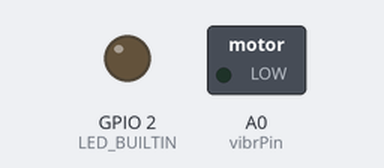
Recording of a sketch running on a simulated ESP8266 (NodeMCU). On the bench: switched loads named in the sketch (green lamp = pin HIGH), output pins drawn as LEDs (lit = HIGH, except the on-board LED, lit = LOW). WiFi joins after 1.5 s; servers stay silent unless stated; what the sketch prints to the serial monitor is not drawn.

Above: at 0.1 s.
At 1.6 s:
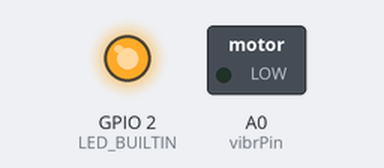
Timing chart, 0 to 3.1 s (numbered marks = the images above):
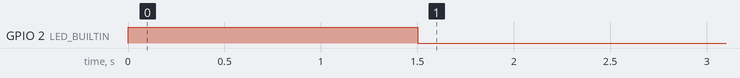

The sketch:

HeadSide.ino
```cpp
#include <ESP8266WiFi.h>
#include <ESP8266HTTPClient.h>
#include <WiFiClient.h>

const char* ssid = "DEVICE1";
const char* pass = "h4h4h4h4";

const uint8_t vibrPin = 17;
uint8_t n = 0;

const int BPM_MIN_TH = 97;

void setup() {
  Serial.begin(115200);
  pinMode(vibrPin, OUTPUT);
  pinMode(LED_BUILTIN, OUTPUT);
  digitalWrite(vibrPin, 0);
  digitalWrite(LED_BUILTIN, 1);

  Serial.println();
  Serial.print(F("Connecting to "));
  Serial.println(ssid);

  WiFi.mode(WIFI_STA);
  WiFi.begin(ssid, pass);

  while (WiFi.status() != WL_CONNECTED) {
    delay(500);
    Serial.print(".");
    if(++n > 60) ESP.restart();
  }
  digitalWrite(LED_BUILTIN,0);

  Serial.println(F(""));
  Serial.println(F("WiFi connected"));
  Serial.println(F("IP address: "));
  Serial.println(WiFi.localIP());
}

void loop(){
  if(WiFi.status() == WL_CONNECTED){
    n = 0;
    WiFiClient client;
    HTTPClient http;
    http.begin(client, "http://192.168.4.1/readsensor");

    int httpRC = http.GET();
    if(httpRC > 0){
      Serial.print(F("Response Code: "));
      Serial.println(httpRC);

      String payload = http.getString();
      Serial.println(payload);

      if(httpRC == 200){
        if(payload.toInt() < BPM_MIN_TH){
          Serial.println(">>> BPM Under Threshold!!!");
          digitalWrite(vibrPin, 1);
        } else {
          digitalWrite(vibrPin, 0);
        }
      }
    } else {
      Serial.print(F("Error Code: "));
      Serial.println(httpRC);
    }
    http.end();
  } else {
    Serial.println(F("WiFi Disconnected"));
    if(++n > 30) ESP.restart();
  }
  delay(500);
}
```
